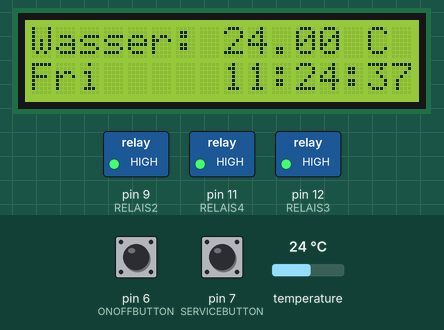
Recording of a sketch running on a simulated Arduino Uno, built with avr-gcc and run on an emulated ATmega328P. On the bench: 16×2 character LCD, switched loads named in the sketch (green lamp = pin HIGH). Inputs (shaded band) come from the test bench; at power-on: pin 7 (SERVICEBUTTON) HIGH, temperature 24 °C, pin 6 (ONOFFBUTTON) HIGH. WiFi joins after 1.5 s; servers stay silent unless stated; the local clock reads 2024-03-15 10:24:30 at power-on unless the sketch sets it; what the sketch prints to the serial monitor is not drawn.

Above: at 11.3 s.
11.4 s: pin 7 (SERVICEBUTTON) pulled LOW for 0.95 s
At 12.5 s:
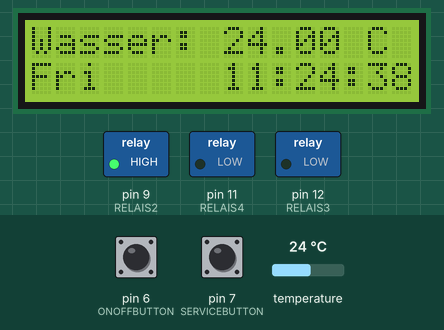
15.6 s: temperature set to 30.6 °C
At 17.5 s:
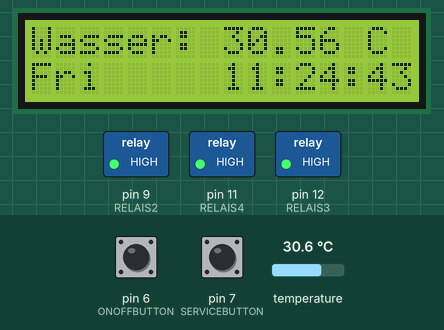
18.0 s: temperature set to 31.8 °C
At 19.4 s:
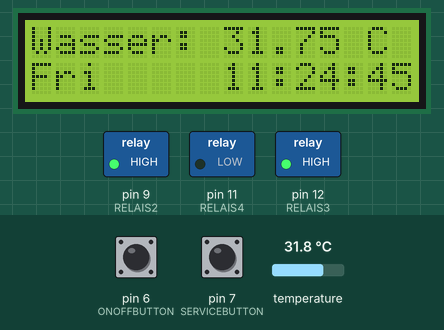
25.2 s: pin 6 (ONOFFBUTTON) pulled LOW for 0.95 s
At 26.1 s:
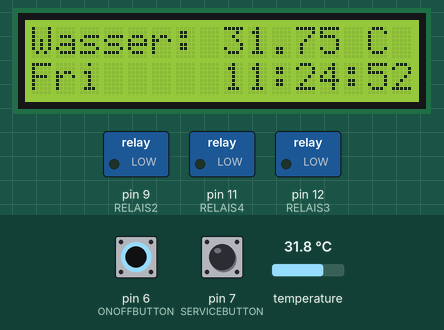
29.2 s: temperature set to 41 °C
36.4 s: pin 6 (ONOFFBUTTON) pulled LOW for 0.95 s
At 37.1 s:
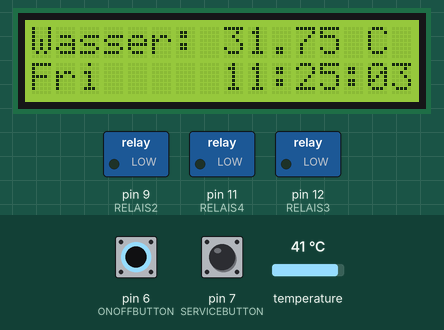
Timing chart, 0 to 40.3 s (numbered marks = the images above; inputs shaded):
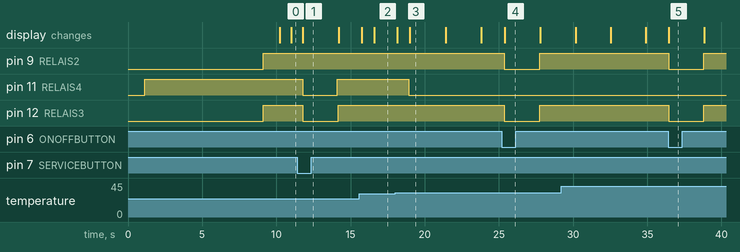

Measured:
- the behaviour switches between 30.9 and 31 °C on temperature (found by bisection; images 2 and 3)
- after the input at 11.4 s, pin 11 (RELAIS4): HIGH → LOW after 0.37 s, → HIGH 2.3 s later; pin 12 (RELAIS3): HIGH → LOW after 0.37 s, → HIGH 2.4 s later
- after the input at 15.6 s, the display: first changes after 0.16 s (image 2 shows a later state)
- after the input at 18.0 s, pin 11 (RELAIS4): HIGH → LOW after 0.92 s
- after the input at 25.2 s, pin 9 (RELAIS2), pin 12 (RELAIS3): HIGH → LOW after 0.16 s, → HIGH 2.4 s later
- after the input at 36.4 s, pin 9 (RELAIS2), pin 12 (RELAIS3): HIGH → LOW at once, → HIGH 2.4 s later
- what the display in image 3 shows lasts 2.4 s, from 19.0 s to 21.4 s

The sketch:

AquaControlLinux.ino
```cpp
#include "Arduino.h"
//The setup function is called once at startup of the sketch


#include <LiquidCrystal_I2C.h>
#include <DS3231.h>
#include <Ethernet.h>
#include <SPI.h>
#include <DallasTemperature.h>
#include <EthernetUdp.h>
#include <OneWire.h>
#include "Source/Definitions.h"
#include "Source/Display.h"
#include "Source/Light.h"
#include "Source/Heater.h"
#include "Source/Pump.h"
#include "Source/ADateTime.h"
#include "Source/Remote.h"


long refresh=0;
bool serviceModeOn = false;


// Init the DS3231 using the hardware interface
DS3231  rtc(SDA, SCL);
OneWire  ds(TEMPSENSOR);
DallasTemperature sensors(&ds);
/// Belegung SDA, SCL
/// Arduino SDA = PinAnalog 4
///         SLC = Pin Analog 5

LiquidCrystal_I2C lcd(0x27,16,2);

// functionDeclaration
bool setServiceMode();
bool setOff();
bool connected;

class Display *display;
class Light *light;
class Heater *heater;
class Pump *pump;
class DateTime* dateTime;
class Remote* remote;


// assign a MAC address for the Ethernet controller.
// fill in your address here:


byte mac[] = {
  0xDE, 0xAD, 0xBE, 0xEF, 0xFE, 0xEE
};
// assign an IP address for the controller:
IPAddress ip(192, 168, 0, 23);
EthernetServer eserver(23);
//void getCharFromEthernet();
String remoteString;


void setup()
{
	// Add your initialization code here
		Serial.begin(9600);
		while (!Serial) {
			    ; // wait for serial port to connect. Needed for native USB port only
			  }
	//	Serial.println("Setup\n");
		lcd.init();
		rtc.begin();
		lcd.begin(16,2);
		lcd.backlight();
		connected = false;

		//Serial.println("ready setup");
		rtc.begin();
		sensors.begin();
		sensors.setResolution(TEMP_RESOLUTION);


		refresh = 0;
		//Serial.println("initialised");

		// start the Ethernet connection and the server:

		Ethernet.begin(mac, ip);
		Serial.begin(9600);
		while(!Serial)
		{;
		}
		delay(1000);
		eserver.begin();


		pinMode(RELAIS2,OUTPUT);
		pinMode(RELAIS3,OUTPUT);
		pinMode(RELAIS4,OUTPUT);

		pinMode(SERVICEBUTTON,INPUT_PULLUP);
		pinMode(ONOFFBUTTON,INPUT_PULLUP);
		pinMode(TEMPSENSOR,INPUT);

		light = new Light(&rtc);
		remote = new Remote(&rtc,&sensors,light);
		display = new Display(&sensors,&lcd,&rtc);
		heater = new Heater();
		pump = new Pump();

	//	dateTime = new DateTime();

		//rtc.setDate(10,02,2019);
		//rtc.setDOW(7);
	//	rtc.setTime(18,5,00);

		delay(1000);

	//	Serial.println("synchronise");
		remote->synchronise();
		remote->getTiming();
		light->setLighOnOff();
		pump->setPumpOn();
		Serial.println(light->getStatus());
		remote->sentToWebServer(light->getStatus(),pump->getStatus(),heater->getStatus());
}

// The loop function is called in an endless loop
void loop()
{
	//Serial.println("loop begin");
		//lcd.clear();
		//lcd.print(rtc.getTemp());
	//	delay(1000);
		//rtc.getDateStr();
	//	Serial.print(rtc.getDateStr());

		display->setTime();
		display->setTemperature();


		//delay(DELAYTIME_BASE);
		//Serial.println("loop begin");

		if(TO_ACTUALISE(refresh,TOGGLE_TIME_DISPLAY))
		{
			display->setTemperature();
		}


		if(!setOff())
		{
			if(!setServiceMode())
			{
			//	Serial.println("ServiceModeOff");

				float celsius = display->getWaterTemperature();
				//Serial.println("celsius");
				heater->setHeaterOnOff(celsius);

				if(TO_ACTUALISE(refresh,ACTUALISE_LIGHT_MULTiPLIER))
				{
				//	Serial.println("set light on Off");
					light->setLighOnOff();
				//	Serial.println("set light on off done");
					pump->setPumpOn();
				}
			}
		}
		refresh = refresh+1;
	   //Serial.println("Loop");
		if(refresh> REFRESHVARIABLE_MAX)
		{
			refresh = 0;
		}

	//	Serial.println("to actualise");
	/*	if(TO_ACTUALISE(refresh,ACTUALISE_NTC_MULTIPLIER))
		{
			remote->synchronise();
		}*/
		//remote->getFromPort23();
		remote->getFromPort80();
		if(TO_ACTUALISE(refresh,ACTUALISE_REMOTE_MULTIPLIER))
		{
			remote->sentToWebServer(light->getStatus(),pump->getStatus(),heater->getStatus());
		}
}

bool setServiceMode()
{
	bool retVal=false;

	if((digitalRead(SERVICEBUTTON)==INACTIVE) || serviceModeOn)  //switch on
	{
		//Serial.println("ServiceMode set");
		light->setLightOn();
		pump->setPumpOff();
		heater->setHeaterOff();
		retVal=true;
	}
	return retVal;
}

bool setOff()
{
	bool retVal = false;
	if(digitalRead(ONOFFBUTTON)==INACTIVE) // Switch on
	{
		light->setLightOff();
		pump->setPumpOff();
		heater->setHeaterOff();
		retVal=true;
	}
	return retVal;
}
```

ADateTime.h
```cpp
/*
 * DateTime.h
 *
 *  Created on: 31.03.2018
 *      Author: Udo
 */

#ifndef ADATETIME_H_
#define ADATETIME_H_

#include "DS3231.h"

#define ARRAYYEAR_COUNT 5
#define ARRAYDATECOUNT  3
#define SUMMERTIMEDIFF 2
#define WINTERTIMEDIFF 1
#define MARCH  3
#define OCTOBER 10
#define CHANGEHOURE  2


class ADateTime {
public:
	ADateTime();
	virtual ~ADateTime();

	int getHours() {return hour;}
	int getMinutes() {return minute;}
	int getSeconds() {return second;}

	bool isNewSync();
	int getTimeDiff(Time time);

private:


	uint16_t hour;
	uint16_t minute;
	uint16_t second;
	uint16_t year;
	uint16_t month;
	uint16_t day;
	uint16_t summerWinterTimeArray[ARRAYYEAR_COUNT][ARRAYDATECOUNT];
	void sendNTPpacket(char* address);


};

#endif /* DATETIME_H_ */
```

Definitions.h
```cpp
#ifndef _DEFINITIONS
#define _DEFINITIONS

#include "Arduino.h"

// ARDUINO IN/OUT
#define RELAIS2       9     /// 6   //LIGHT  //OUT, gelb LED, graues Kabel
#define RELAIS3       12    /// 7    //PUMP  //OUT, rote LED , orange Kabel
#define RELAIS4       11    /// 8    //HEATER //OUT, blau LED. yellow Kabel,
#define TEMPSENSOR    8	    //TempSensor  //IN
#define SERVICEBUTTON 7     //ServiceButton  hight: Pump, TempSensor out//IN
#define ONOFFBUTTON   6    //ONOFFBUTTON +																														v     hight: Pump, TempSensor, Light out //IN
//#define LCD_RS		  12
//#define LCD_ENABLE	  13
//#define LCD_D0		  5
//#define LCD_D1		  4
//#define LCD_D2		  3
//#define LCD_D3		  2


// SDA PinA4
// SLC PinA5


// Belegung serieller Anschluss Relais
// Pin1  5V rot
// pin5  gnd sw
// pin6  light grau
// pin7 pump orange
// pin8 heater yellow


// Relais1 light
// Relais2 pump
// Relais3 heater

// Belegung serielle Schnittstelle
// 1 - 5V
// 5 - Ground
// 6,7,8,9 Daten


// LCD positions
#define CURSERPOSTEMPSTRING  0
#define CURSERPOSTEMPVALUE   8
#define CURSERPOSCSTRING     14
#define MAXSEC				 59
#define DISPLAYTOGGLETIME    20
#define TEMP_RESOLUTION      12

#define WATERTEMPERATUR_VALIDMAXVALUE  40
#define WATERTEMPERATUR_VALIDMINVALUE  10

// active and inavtive settings, can be changed for relais high active or low acive
#define ACTIVE          HIGH
#define INACTIVE        LOW

// value for actualising display  and light calculation
#define REFRESHVARIABLE_MAX   80000
#define TOGGLE_TIME_DISPLAY   200
#define DELAYTIME_BASE		  		200
#define ACTUALISE_LIGHT_MULTiPLIER  20
#define ACTUALISE_TIME_MULTIPLIER   800
#define ACTUALISE_PUMP_MULTIPLIER   2000
#define ACTUALISE_REMOTE_MULTIPLIER 8000
#define ACTUALISE_NTC_MULTIPLIER    8000

// macro calculate when to actualise
#define TO_ACTUALISE(REFRESH,MULTIPLIER) (!((REFRESH*DELAYTIME_BASE)%MULTIPLIER))

#endif
```

Display.h
```cpp
/*
 * Temperature.h
 *
 *  Created on: 27.05.2017
 *      Author: Udo
 */

#ifndef DISPLAY_H_
#define DISPLAY_H_

#include <DallasTemperature.h>
#include <LiquidCrystal_I2C.h>
#include <DallasTemperature.h>
#include <DS3231.h>


// stati for temperatur
enum class TEMPERATUR_DISPLAY_STATUS
{
	WATERTEMP_ON=0,
	WATERTEMP_OFF,
	WATERTEMP_NOCHANGE
};


class Display {
public:
	Display (DallasTemperature *_tempSensor,LiquidCrystal_I2C *_lcd, DS3231  *_rtc );
	//Display (DallasTemperature *_tempSensor,LiquidCrystal *_lcd, DS3231  *_rtc );
	Display();
	virtual ~Display();
	void setTemperature();
	float getWaterTemperature();
	void setTime();
private:
	bool isWeekend();
	void setAirTemp();
	void setWaterTemp(float temp);
	TEMPERATUR_DISPLAY_STATUS isSwitchTemperatureDisplay();

	TEMPERATUR_DISPLAY_STATUS displayStatus;
	DallasTemperature *tempSensors;
	LiquidCrystal_I2C *lcd;
	//LiquidCrystal *lcd;
	DS3231  *rtc;

	// strings for lcd
	const char*  stringTempValueWater =   "Wasser:  ";
	const char* stringTempValueAir =     "Luft";
};

#endif /* DISPLAY_H_ */
```

Heater.h
```cpp
/*
 * Heater.h
 *
 *  Created on: 28.05.2017
 *      Author: Udo
 */

#include <DS3231.h>

#ifndef HEATER_H_
#define HEATER_H_

#define WATERTEMP_HEATEROFF    31
#define WATERTEMP_HEATERON     29

// stati for light
enum class HEATER_STATUS
{
	HEATER_ON=0,
	HEATER_OFF
};


class Heater {
private:
	HEATER_STATUS heaterStatus;
public:
	Heater();
	virtual ~Heater();
	void setHeaterOnOff(float temperature);
	void setHeaterOn();
	void setHeaterOff();
	String getStatus();
};

#endif /* HEATER_H_ */
```

Light.h
```cpp
/*
 * Light.h
 *
 *  Created on: 28.05.2017
 *      Author: Udo
 */

#ifndef LIGHT_H_
#define LIGHT_H_

#include <DS3231.h>

// default Timesettings for overweek and weekend
#define TIMELIGHTON_FIRST_OVERWEEK   "07:00:00"
#define TIMELIGHTOFF_FIRST_OVERWEEK  "12:00:00"
#define TIMELIGHTON_SECOND_OVERWEEK  "13:00:00"
#define TIMELIGHTOFF_SECOND_OVERWEEK "21:45:00"
#define TIMELIGHTON_FIRST_WEEKEND    "08:30:00"
#define TIMELIGHTOFF_FIRST_WEEKEND   "12:00:00"
#define TIMELIGHTON_SECOND_WEEKEND    "13:30:00"
#define TIMELIGHTOFF_SECOND_WEEKEND   "23:00:00"


// stati for light
enum class LIGHT_STATUS
{
	LIGHT_ON=0,
	LIGHT_OFF,
	LIGHT_NOCHANGE
};


class Light {
public:
	Light(DS3231  *_rtc);
	virtual ~Light();
	void setLighOnOff();
	void setLightOn();
	void setLightOff();
	String getStatus();

	void setTiming(char* _timeLightOn_first_overWeek, char* _timeLightOff_first_overWeek, char* _timeLightOn_second_overWeek,
			char*_timeLightOff_second_overWeek, char* _timeLightOn_first_weekEnd,char* _timeLightOff_first_weekEnd,
			char* _timeLightOn_second_weekEnd, char* _timeLightOff_second_weekEnd);
private:
	LIGHT_STATUS isLightOn();
	bool isWeekend();
	DS3231  *rtc;
	char* timeLightOn_first_overWeek;
	char* timeLightOff_first_overWeek;
	char* timeLightOn_second_overWeek;
	char* timeLightOff_second_overWeek;
	char* timeLightOn_first_weekEnd;
	char* timeLightOff_first_weekEnd;
	char* timeLightOn_second_weekEnd;
	char* timeLightOff_second_weekEnd;


	const char* saturday = "Sat";
	const char*  sunday =  "Sun";
};

#endif /* LIGHT_H_ */
```

Pump.h
```cpp
/*
 * Pump.h
 *
 *  Created on: 28.05.2017
 *      Author: Udo
 */

#ifndef PUMP_H_
#define PUMP_H_

#include <DS3231.h>

enum class PUMP_STATUS
{
	PUMP_OFF = 0,
	PUMP_ON  = 1
};

class Pump {
private:
	PUMP_STATUS status;
public:
	Pump();
	virtual ~Pump();
	void setPumpOn();
	void setPumpOff();
	String getStatus();
};

#endif /* PUMP_H_ */
```

Remote.h
```cpp
/*
 * Remote.h
 *
 *  Created on: 18.11.2018
 *      Author: herrm
 */

#ifndef REMOTE_H_
#define REMOTE_H_

#include "Arduino.h"
#include <DS3231.h>
#include <Ethernet.h>
#include <DallasTemperature.h>

#include "ADateTime.h"

class Light;


class Remote {
public:
	enum Port
	{
		Port23 = 23,
		Port80 = 80
	};

	Remote(DS3231* _rtc,DallasTemperature *_tempSensor, Light *_alight);
	~Remote();
	void sentToWebServer(String lightStatus, String pumpStatus, String heaterStatus);
	void getFromPort80();
	void getFromPort23();

	void sendTemperature(EthernetClient *client, Port port);
	bool synchronise();
	void getTiming();
private:
	void sendoutputPinState(int pin,EthernetClient *client);
	void readTillEnd(EthernetClient *client);
	DS3231 *rtc;
	Light *light;
	class ADateTime* dateTime;
	DallasTemperature *tempSensors;
	String remoteString;

	bool serviceMode;

	bool remoteAction(String rString,EthernetClient *client, Port port);
	void sendTemperaturePort23(EthernetClient *client);
	void sendTemperaturePort80(EthernetClient *client);
	void setTiming(String timeString);

	const String WINTER  = "winter";
	const String SOMMER = "sommer";
	const String SYNC = "sync";
	const String SERVICE = "service";
	const String TEMP = "temperatur";
	const String NORMAL = "normal";
	//const String NO = "no";
	const String DPIN1 = "pin1";
	const String DPIN2 = "pin2";
	const String DPIN3 = "pin3";
	const String DPIN4 = "pin4";
	const String DPIN5 = "pin5";
	const String DPIN6 = "pin6";
	const String DPIN7 = "pin7";     // Service
	const String DPIN8 = "pin8";     // onOff
	const String DPIN9 = "pin9";     //Light
	const String DPIN10 = "pin10";   // Pump
	const String DPIN11 = "pin11";   // Heater
	const String DPIN12 = "pin12";
	const String ENDTIMING ="endTiming";


};

#endif /* REMOTE_H_ */
```

sloeber.ino.cpp
```cpp
#ifdef __IN_ECLIPSE__
//This is a automatic generated file
//Please do not modify this file
//If you touch this file your change will be overwritten during the next build
//This file has been generated on 2019-12-29 14:44:24

#include "Arduino.h"
#include "Arduino.h"
#include <LiquidCrystal_I2C.h>
#include <DS3231.h>
#include <Ethernet.h>
#include <SPI.h>
#include <DallasTemperature.h>
#include <EthernetUdp.h>
#include <OneWire.h>
#include "Source/Definitions.h"
#include "Source/Display.h"
#include "Source/Light.h"
#include "Source/Heater.h"
#include "Source/Pump.h"
#include "Source/ADateTime.h"
#include "Source/Remote.h"

void setup() ;
void loop() ;
bool setServiceMode() ;
bool setOff() ;

#include "AquaControlLinux.ino"


#endif
```
